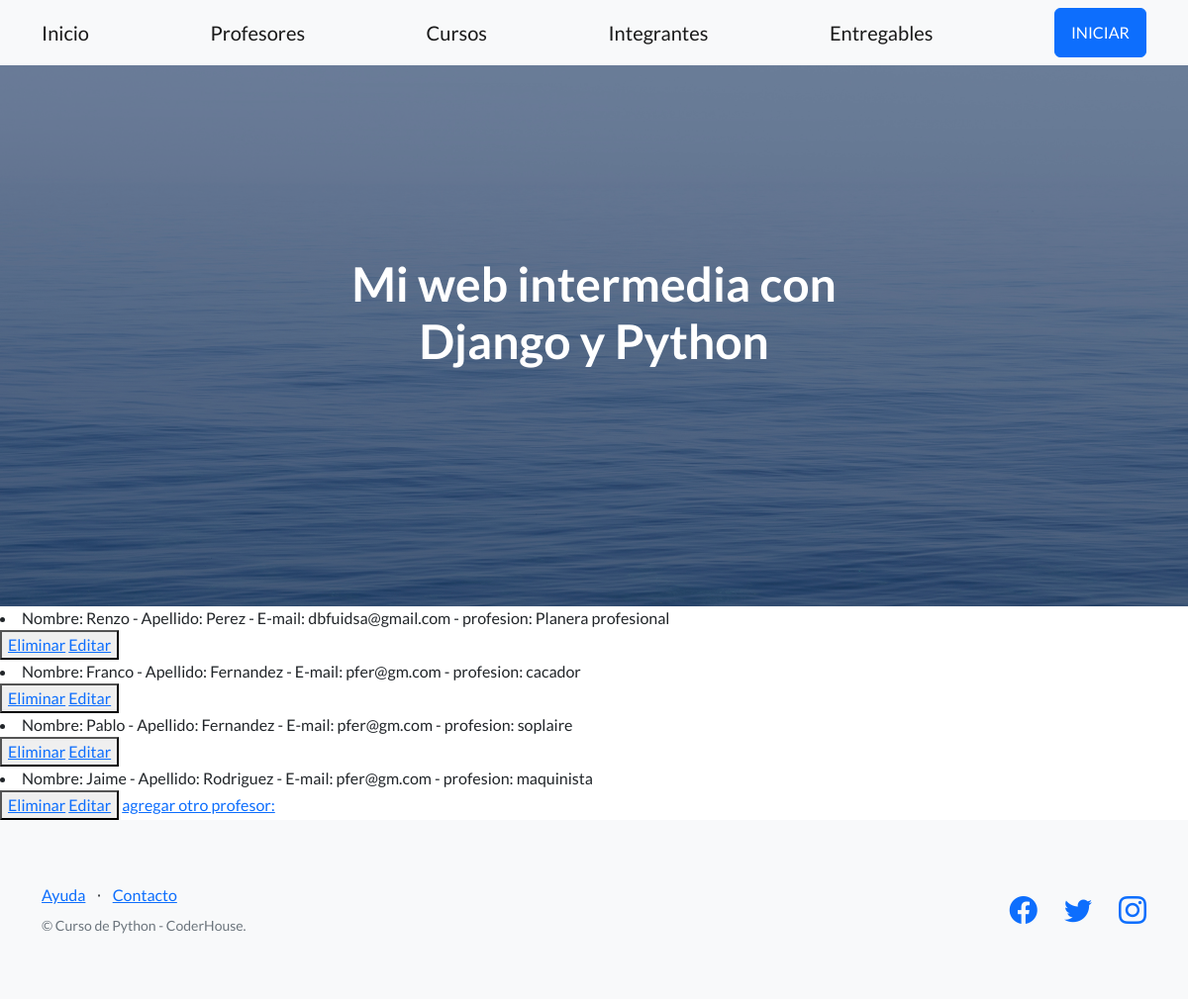
Page /Primer_app/leerProfesores on the committed database.
### Primer_app/models.py (models this page shows)
class Profe (models.Model):
    nombre = models.CharField(max_length=30)
    apellido = models.CharField(max_length=30)
    email = models.EmailField()
    profesion = models.CharField(max_length=30)
    def __str__(self):
        return f'Nombre: {self.nombre} - Apellido: {self.apellido} - E-mail: {self.email} - profesion: {self.profesion}'

### Primer_app/views.py (the view)
# urls.py: path('leerProfesores',views.leerProfesores, name = "LeerProfesores"),
def leerProfesores(request):
    profesores = Profe.objects.all()
    contexto = {"profesores":profesores}
    return render(request, "Primer_app/leerProfesores.html",contexto)

### Primer_app/Templates/Primer_app/leerProfesores.html
{% extends "Primer_app/Padre.html" %}
{% load static %}
{% block contenidoQueCambia %}
    {% for p in profesores %}
        <li>{{p}}</li>
        <button>
            <a href= "{% url 'primerApp:EliminarProfesor' p.nombre %}">  Eliminar</a>
            <a href= "{% url 'primerApp:EditarProfesor' p.nombre %}">  Editar</a>
        </button>
    {% endfor %}
    <a href="{% url 'primerApp:Profes'%}">agregar otro profesor: </a>
{% endblock %}

### rows in the picture
Profe: nombre+apellido+email "Nombre: Renzo - Apellido: Perez - E-mail: dbfuidsa@gmail.com - profesion: Planera profesional"
Profe: nombre+apellido+email "Nombre: Franco - Apellido: Fernandez - E-mail: pfer@gm.com - profesion: cacador"
Profe: nombre+apellido+email "Nombre: Pablo - Apellido: Fernandez - E-mail: pfer@gm.com - profesion: soplaire"
Profe: nombre+apellido+email "Nombre: Jaime - Apellido: Rodriguez - E-mail: pfer@gm.com - profesion: maquinista"
